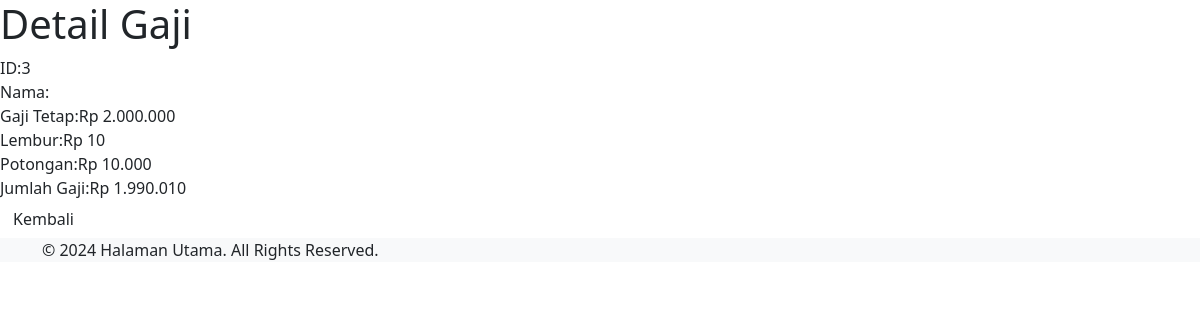
The page /detail_gaji.php?id=3 on the database its author committed.
### tables this page shows
CREATE TABLE `penggajian` (
  `id` int(11) NOT NULL,
  `nama` varchar(100) NOT NULL,
  `gaji_tetap` decimal(10,2) NOT NULL,
  `lembur` decimal(10,2) NOT NULL,
  `potongan` decimal(10,2) NOT NULL,
  `id_karyawan` int(11) NOT NULL
);

### detail_gaji.php (the view)
<?php
include("header.php");
include("koneksi.php");
if(isset($_GET['id'])) {
    $id = $_GET['id'];
    $sql = "SELECT * FROM penggajian WHERE id = $id";
    $result = mysqli_query($conn, $sql);
    if (mysqli_num_rows($result) > 0) {
        $row = mysqli_fetch_assoc($result);
        echo "<div class='detail-container'>";
        echo "<h1>Detail Gaji</h1>";
        echo "<div class='salary-detail'><span class='label'>ID:</span><span class='value'>" . $row['id'] . "</span></div>";
        echo "<div class='salary-detail'><span class='label'>Nama:</span><span class='value'>" . $row['nama'] . "</span></div>";
        echo "<div class='salary-detail'><span class='label'>Gaji Tetap:</span><span class='value'>Rp " . number_format($row['gaji_tetap'], 0, ',', '.') . "</span></div>";
        echo "<div class='salary-detail'><span class='label'>Lembur:</span><span class='value'>Rp " . number_format($row['lembur'], 0, ',', '.') . "</span></div>";
        echo "<div class='salary-detail'><span class='label'>Potongan:</span><span class='value'>Rp " . number_format($row['potongan'], 0, ',', '.') . "</span></div>";
        $jumlah_gaji = $row['gaji_tetap'] + $row['lembur'] - $row['potongan'];
        echo "<div class='salary-detail'><span class='label'>Jumlah Gaji:</span><span class='value'>Rp " . number_format($jumlah_gaji, 0, ',', '.') . "</span></div>";
        echo "<a href='index.php' class='btn'>Kembali</a>";
        echo "</div>";
    } else {
        echo "<div class='detail-container'><p>Tidak ada data gaji.</p></div>";
    }
} else {
    echo "<div class='detail-container'><p>ID tidak ditemukan.</p></div>";
}
include("footer.php");
?>

### rows shown on the page
penggajian: id "3", gaji_tetap "2.000.000", lembur "10", potongan "10.000", jumlah_gaji "1.990.010"
